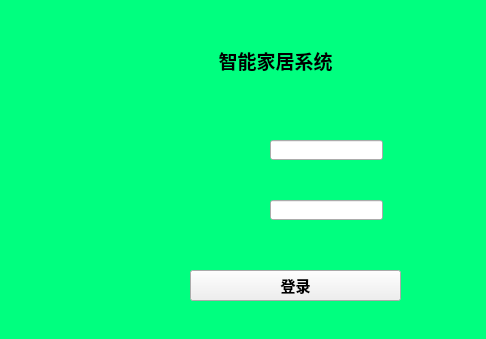
<?xml version="1.0" encoding="UTF-8"?>
<ui version="4.0">
 <class>login</class>
 <widget class="QWidget" name="login">
  <property name="geometry">
   <rect>
    <x>0</x>
    <y>0</y>
    <width>486</width>
    <height>339</height>
   </rect>
  </property>
  <property name="windowTitle">
   <string>Form</string>
  </property>
  <widget class="QPushButton" name="btn_login">
   <property name="geometry">
    <rect>
     <x>190</x>
     <y>270</y>
     <width>211</width>
     <height>31</height>
    </rect>
   </property>
   <property name="font">
    <font>
     <family>仿宋</family>
     <pointsize>11</pointsize>
     <weight>75</weight>
     <bold>true</bold>
    </font>
   </property>
   <property name="styleSheet">
    <string notr="true"/>
   </property>
   <property name="text">
    <string>登录</string>
   </property>
  </widget>
  <widget class="QLabel" name="label">
   <property name="geometry">
    <rect>
     <x>170</x>
     <y>140</y>
     <width>61</width>
     <height>31</height>
    </rect>
   </property>
   <property name="styleSheet">
    <string notr="true">
image: url(:/image/image/yourpicture/登录 用户.png);</string>
   </property>
   <property name="text">
    <string/>
   </property>
  </widget>
  <widget class="QLabel" name="label_2">
   <property name="geometry">
    <rect>
     <x>160</x>
     <y>190</y>
     <width>91</width>
     <height>31</height>
    </rect>
   </property>
   <property name="sizePolicy">
    <sizepolicy hsizetype="Expanding" vsizetype="Expanding">
     <horstretch>0</horstretch>
     <verstretch>0</verstretch>
    </sizepolicy>
   </property>
   <property name="styleSheet">
    <string notr="true">image: url(:/image/image/yourpicture/登录密码.png);
</string>
   </property>
   <property name="text">
    <string/>
   </property>
  </widget>
  <widget class="QLineEdit" name="lineEdit_ID">
   <property name="geometry">
    <rect>
     <x>270</x>
     <y>140</y>
     <width>113</width>
     <height>20</height>
    </rect>
   </property>
  </widget>
  <widget class="QLineEdit" name="lineEdit_PASSWORD">
   <property name="geometry">
    <rect>
     <x>270</x>
     <y>200</y>
     <width>113</width>
     <height>20</height>
    </rect>
   </property>
  </widget>
  <widget class="QLabel" name="label_3">
   <property name="geometry">
    <rect>
     <x>200</x>
     <y>50</y>
     <width>151</width>
     <height>21</height>
    </rect>
   </property>
   <property name="font">
    <font>
     <family>楷体</family>
     <pointsize>14</pointsize>
     <weight>75</weight>
     <bold>true</bold>
    </font>
   </property>
   <property name="styleSheet">
    <string notr="true"/>
   </property>
   <property name="text">
    <string>智能家居系统</string>
   </property>
   <property name="alignment">
    <set>Qt::AlignCenter</set>
   </property>
  </widget>
  <widget class="QWidget" name="widget" native="true">
   <property name="geometry">
    <rect>
     <x>0</x>
     <y>0</y>
     <width>491</width>
     <height>341</height>
    </rect>
   </property>
   <property name="styleSheet">
    <string notr="true">background-color: rgb(0, 255, 127);</string>
   </property>
   <widget class="QWidget" name="widget_2" native="true">
    <property name="geometry">
     <rect>
      <x>0</x>
      <y>0</y>
      <width>120</width>
      <height>80</height>
     </rect>
    </property>
    <property name="styleSheet">
     <string notr="true">image: url(:/image/image/yourpicture/智能家居.png);</string>
    </property>
   </widget>
  </widget>
  <zorder>widget</zorder>
  <zorder>btn_login</zorder>
  <zorder>label</zorder>
  <zorder>label_2</zorder>
  <zorder>lineEdit_ID</zorder>
  <zorder>lineEdit_PASSWORD</zorder>
  <zorder>label_3</zorder>
 </widget>
 <resources/>
 <connections/>
</ui>
